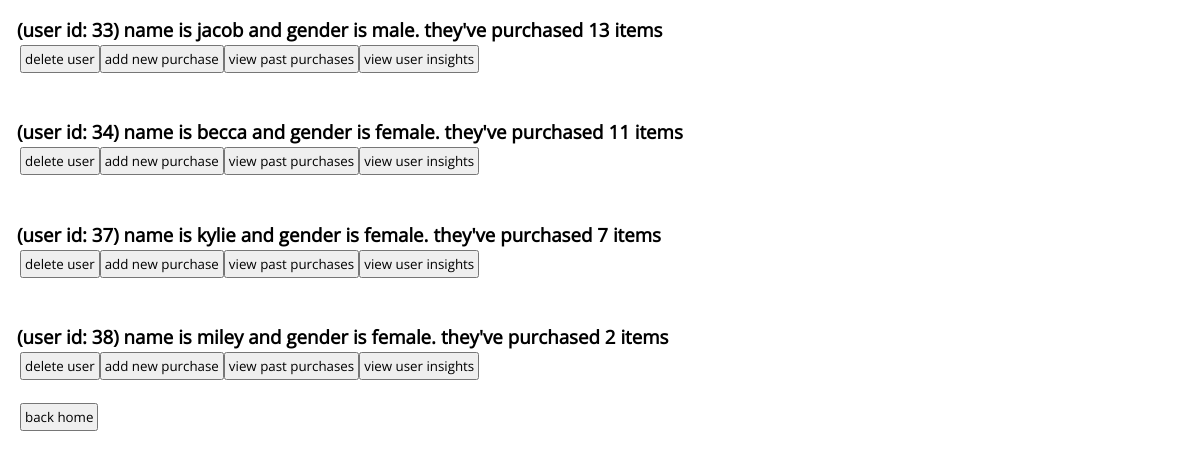
The page /users.php on the database its author committed.
### tables this page shows
CREATE TABLE `users` (
  `name` text,
  `gender` varchar(6) DEFAULT NULL,
  `itemspurchased` int(11) DEFAULT '0',
  `userID` int(11) UNSIGNED NOT NULL
);

### database.php (the view, shortened to what this page needs)
<?php
function getUsers($connection) {
    $result = $connection -> query('SELECT * FROM USERS');
    $results = [];
    while ($obj = $result -> fetch_object()) {
        $results[] = '<h3> (user id: '.$obj->userID.') name is '.$obj->name.' and gender is '.$obj->gender.'. they\'ve purchased '.$obj->itemspurchased.' items  <form method="post"><input type="submit" name="delete" id="delete" value="delete user" /><input type="submit" name="purchase" id="purchase" value="add new purchase" /><input type="submit" name="view" id="view" value="view past purchases" /><input type="submit" name="insights" id="insights" value="view user insights" /><br/><input type="hidden" id="userid" name="userid" value="'.$obj->userID.'"></form>';
      }
    return $results;
}

### bootstrap.php
<link rel="stylesheet" href="styles.css">
<?php
require('database.php');

### users.php (shortened to what this page needs)
<?php
require('bootstrap.php');
if ($connection = OpenCon('direct2')) {
    $users = getUsers($connection);
    foreach ($users as $user) {
        echo $user;
    }
    echo '<a href="index.php"><button type="button">back home</button></a>';
}
?>

### styles.css (style rules this page uses)
* { font-family:'Open Sans', Courier, monospace; padding: 3px; }

### rows shown on the page
users: userID "33", name "jacob", gender "male", itemspurchased "13"
users: userID "34", name "becca", gender "female", itemspurchased "11"
users: userID "37", name "kylie", gender "female", itemspurchased "7"
users: userID "38", name "miley", gender "female", itemspurchased "2"
